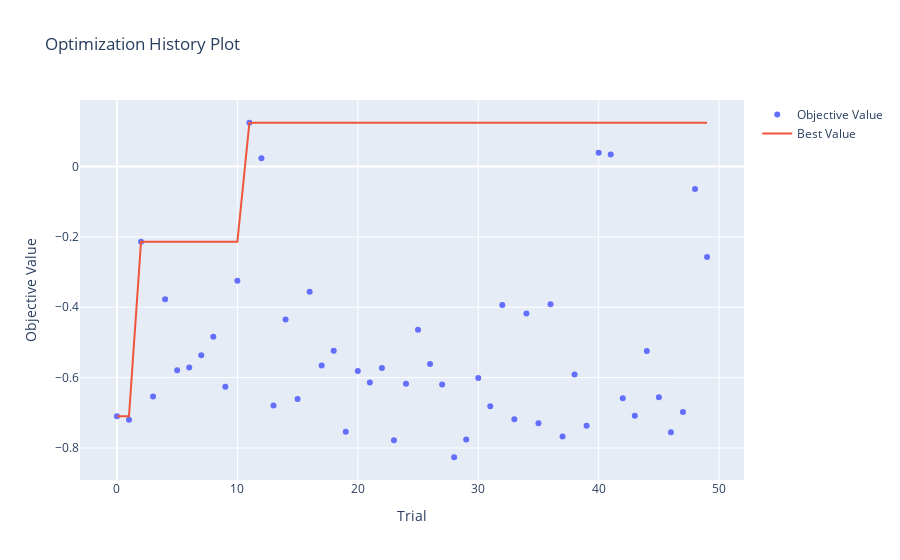

Notebook source saved alongside this figure:
### Code cell
# Assuming 'study' is your Optuna study object
optuna_viz.plot_optimization_history(study)
# This plot tells us that Optuna made the score converge to the minimum after only a few trials.

### Figure 1 — Plotly figure (JSON) as saved in the notebook; plotly's stock layout.template omitted (floating-point values rounded to 4 significant figures)
{"data": [{"mode": "markers", "name": "Objective Value", "type": "scatter", "x": [0, 1, 2, 3, 4, 5, 6, 7, 8, 9, 10, 11, 12, 13, 14, 15, 16, 17, 18, 19, 20, 21, 22, 23, 24, 25, 26, 27, 28, 29, 30, 31, 32, 33, 34, 35, 36, 37, 38, 39, 40, 41, 42, 43, 44, 45, 46, 47, 48, 49], "y": [-0.7101, -0.7195, -0.214, -0.6536, -0.3775, -0.579, -0.5711, -0.5361, -0.4841, -0.6262, -0.3249, 0.1241, 0.02318, -0.679, -0.435, -0.6608, -0.3559, -0.5658, -0.5237, -0.7536, -0.5815, -0.6141, -0.5726, -0.7781, -0.6174, -0.464, -0.5613, -0.6192, -0.8262, -0.7755, -0.6013, -0.6813, -0.3933, -0.7186, -0.418, -0.7298, -0.3914, -0.767, -0.591, -0.737, 0.03859, 0.03393, -0.6587, -0.7086, -0.5244, -0.6557, -0.7551, -0.6976, -0.0642, -0.2572]}, {"mode": "lines", "name": "Best Value", "type": "scatter", "x": [0, 1, 2, 3, 4, 5, 6, 7, 8, 9, 10, 11, 12, 13, 14, 15, 16, 17, 18, 19, 20, 21, 22, 23, 24, 25, 26, 27, 28, 29, 30, 31, 32, 33, 34, 35, 36, 37, 38, 39, 40, 41, 42, 43, 44, 45, 46, 47, 48, 49], "y": [-0.7101, -0.7101, -0.214, -0.214, -0.214, -0.214, -0.214, -0.214, -0.214, -0.214, -0.214, 0.1241, 0.1241, 0.1241, 0.1241, 0.1241, 0.1241, 0.1241, 0.1241, 0.1241, 0.1241, 0.1241, 0.1241, 0.1241, 0.1241, 0.1241, 0.1241, 0.1241, 0.1241, 0.1241, 0.1241, 0.1241, 0.1241, 0.1241, 0.1241, 0.1241, 0.1241, 0.1241, 0.1241, 0.1241, 0.1241, 0.1241, 0.1241, 0.1241, 0.1241, 0.1241, 0.1241, 0.1241, 0.1241, 0.1241]}, {"marker": {"color": "#cccccc"}, "mode": "markers", "name": "Infeasible Trial", "showlegend": false, "type": "scatter", "x": [], "y": []}], "layout": {"title": {"text": "Optimization History Plot"}, "xaxis": {"title": {"text": "Trial"}}, "yaxis": {"title": {"text": "Objective Value"}}}}
